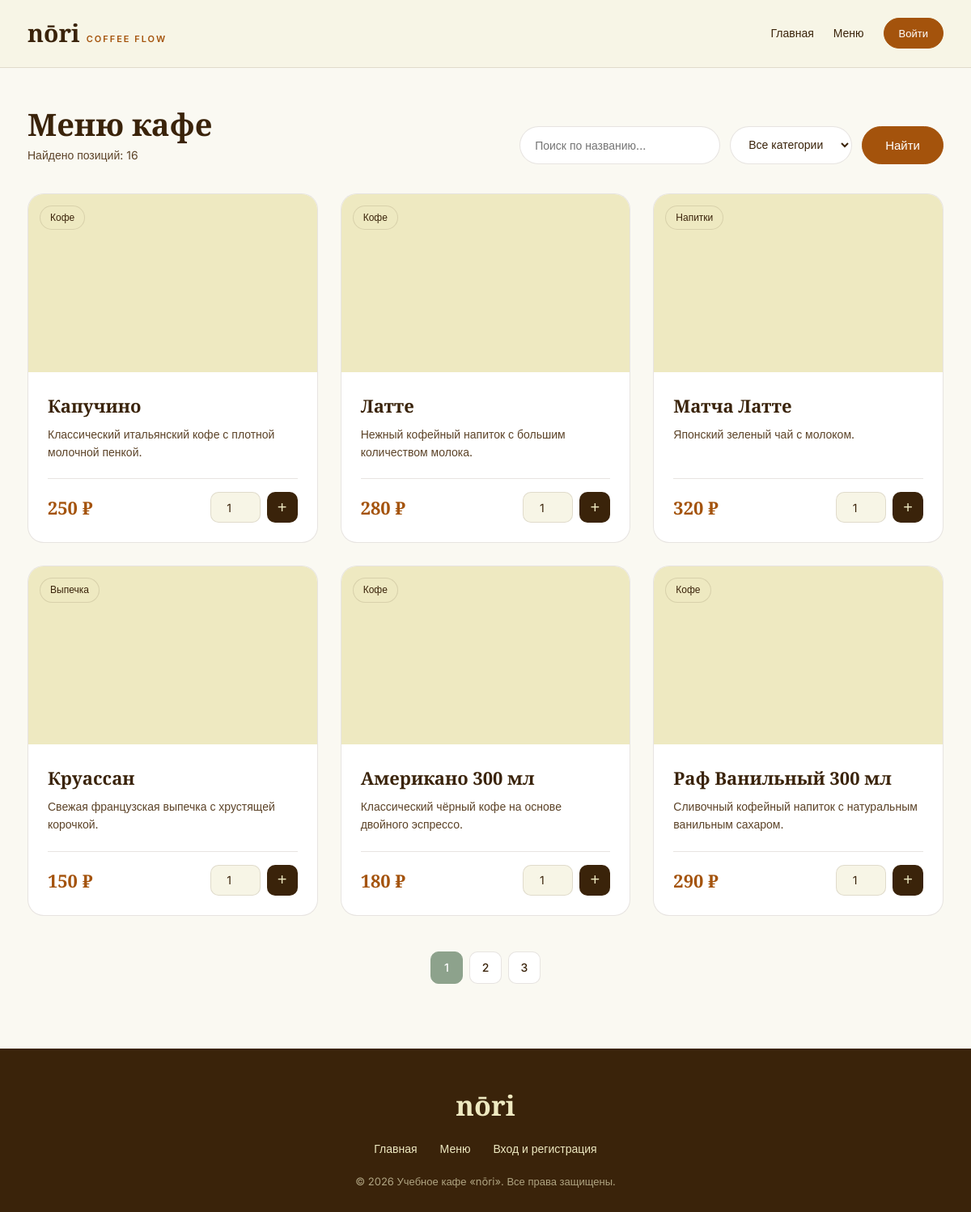
Page /menu.php on the committed database.
### tables this page shows
CREATE TABLE `menu_items` (
  `id` int NOT NULL,
  `category_id` int NOT NULL,
  `title` varchar(150) NOT NULL,
  `description` text,
  `price` decimal(10,2) NOT NULL,
  `image` varchar(255) DEFAULT 'default.jpg',
  `is_available` tinyint(1) DEFAULT '1'
);

CREATE TABLE `categories` (
  `id` int NOT NULL,
  `name` varchar(100) NOT NULL,
  `sort_order` int NOT NULL DEFAULT '0'
);

### menu.php (the view, shortened to what this page needs)
<?php
include 'includes/header.php';
$search = trim($_GET['search'] ?? '');
$page = isset($_GET['page']) && (int)$_GET['page'] > 0 ? (int)$_GET['page'] : 1;
$limit = 6;
$offset = ($page - 1) * $limit;
$where = "WHERE m.is_available = 1";
$params = [];
$countStmt = $pdo->prepare("SELECT COUNT(*) FROM menu_items m $where");
$countStmt->execute($params);
$totalItems = (int)$countStmt->fetchColumn();
$totalPages = max(1, (int)ceil($totalItems / $limit));
$sql = "SELECT m.*, c.name AS category_name
        FROM menu_items m
        JOIN categories c ON m.category_id = c.id
        $where
        ORDER BY c.sort_order ASC, m.id ASC
        LIMIT :limit OFFSET :offset";
$stmt = $pdo->prepare($sql);
$stmt->bindValue(':limit', $limit, PDO::PARAM_INT);
$stmt->bindValue(':offset', $offset, PDO::PARAM_INT);
$stmt->execute();
$items = $stmt->fetchAll();
?>
<section class="menu-page container">
    <div class="section-header">
        <div>
            <h2>Меню кафе</h2>
            <p class="section-sub">Найдено позиций: <?= $totalItems ?></p>
        </div>
        <form method="GET" action="menu.php" class="filter-form">
            <input type="text" name="search" placeholder="Поиск по названию..." value="<?= htmlspecialchars($search) ?>">
            <select name="category">
                <option value="">Все категории</option>
            </select>
            <button type="submit" class="btn-primary">Найти</button>
        </form>
    </div>
    <?php if (empty($items)): ?>
        <div class="empty-box">
            <h3>Позиции не найдены</h3>
            <p>Попробуйте изменить поисковый запрос или выбрать другую категорию.</p>
            <a href="menu.php" class="btn-outline">Показать всё меню</a>
        </div>
    <?php else: ?>
        <div class="grid-menu">
            <?php foreach ($items as $item): ?>
                <article class="menu-card">
                    <div class="card-img" style="background-image: url('/cofee_up/assets/img/<?= htmlspecialchars($item['image']) ?>');">
                        <span class="badge-cat"><?= htmlspecialchars($item['category_name']) ?></span>
                    </div>
                    <div class="card-body">
                        <h3><?= htmlspecialchars($item['title']) ?></h3>
                        <p class="desc"><?= htmlspecialchars($item['description']) ?></p>
                        <div class="card-footer">
                            <span class="price"><?= number_format($item['price'], 0, '', ' ') ?> ₽</span>
                            <form action="cart.php" method="POST" class="add-form">
                                <input type="number" name="quantity" value="1" min="1" class="qty-input" required>
                                <button type="submit" name="add_to_cart" class="btn-icon" title="Добавить в корзину">+</button>
                            </form>
                        </div>
                    </div>
                </article>
            <?php endforeach; ?>
        </div>
        <?php if ($totalPages > 1): ?>
            <nav class="pagination" aria-label="Постраничная навигация">
                <?php for ($p = 1; $p <= $totalPages; $p++):
                    $queryParams = ['page' => $p];
                    $url = 'menu.php?' . http_build_query($queryParams);
                ?>
                    <a href="<?= htmlspecialchars($url) ?>" class="page-link <?= $p === $page ? 'active' : '' ?>"><?= $p ?></a>
                <?php endfor; ?>
            </nav>
        <?php endif; ?>
    <?php endif; ?>
</section>
<?php include 'includes/footer.php'; ?>

### includes/header.php (shortened to what this page needs)
<!DOCTYPE html>
<html lang="ru">
<head>
    <link rel="stylesheet" href="/cofee_up/assets/css/style.css?v=2.0">
</head>
<body>
<header class="site-header">
    <div class="container header-inner">
        <a href="/cofee_up/index.php" class="logo">nōri <span>coffee flow</span></a>
        <nav class="nav-links">
            <a href="/cofee_up/index.php">Главная</a>
            <a href="/cofee_up/menu.php">Меню</a>
            <?php if (isset($_SESSION['user_id'])): ?>
                <?php if ($_SESSION['role'] === 'manager'): ?>
                    <a href="/cofee_up/admin.php">Панель менеджера</a>
                <?php else: ?>
                    <a href="/cofee_up/profile.php">Мои заказы</a>
                    <a href="/cofee_up/cart.php" class="cart-link">
                        Корзина <span class="cart-count"><?= isset($_SESSION['cart']) ? array_sum(array_column($_SESSION['cart'], 'quantity')) : 0 ?></span>
                    </a>
                <?php endif; ?>
                <a href="/cofee_up/logout.php" class="btn-outline btn-sm">Выйти (<?= htmlspecialchars($_SESSION['first_name'] ?? $_SESSION['login']) ?>)</a>
            <?php else: ?>
                <a href="/cofee_up/login.php" class="btn-primary btn-sm">Войти</a>
            <?php endif; ?>
        </nav>
    </div>
</header>
<main>

### includes/footer.php (shortened to what this page needs)
</main>
<footer class="site-footer">
    <div class="container footer-content">
        <div class="footer-logo">nōri</div>
        <div class="footer-links">
            <a href="/cofee_up/index.php">Главная</a>
            <a href="/cofee_up/menu.php">Меню</a>
            <?php if (isset($_SESSION['user_id']) && $_SESSION['role'] === 'client'): ?>
                <a href="/cofee_up/cart.php">Корзина</a>
                <a href="/cofee_up/profile.php">Мои заказы</a>
            <?php elseif (!isset($_SESSION['user_id'])): ?>
                <a href="/cofee_up/login.php">Вход и регистрация</a>
            <?php endif; ?>
        </div>
        <p>&copy; <?= date('Y') ?> Учебное кафе «nōri». Все права защищены.</p>
    </div>
</footer>
</body>
</html>

### rows in the picture
menu_items: category.name "Кофе", title "Капучино", description "Классический итальянский кофе с плотной молочной пенкой.", price "250"
menu_items: category.name "Кофе", title "Латте", description "Нежный кофейный напиток с большим количеством молока.", price "280"
menu_items: category.name "Напитки", title "Матча Латте", description "Японский зеленый чай с молоком.", price "320"
menu_items: category.name "Выпечка", title "Круассан", description "Свежая французская выпечка с хрустящей корочкой.", price "150"
menu_items: category.name "Кофе", title "Американо 300 мл", description "Классический чёрный кофе на основе двойного эспрессо.", price "180"
menu_items: category.name "Кофе", title "Раф Ванильный 300 мл", description "Сливочный кофейный напиток с натуральным ванильным сахаром.", price "290"

### other values in the picture
$totalItems "16"
